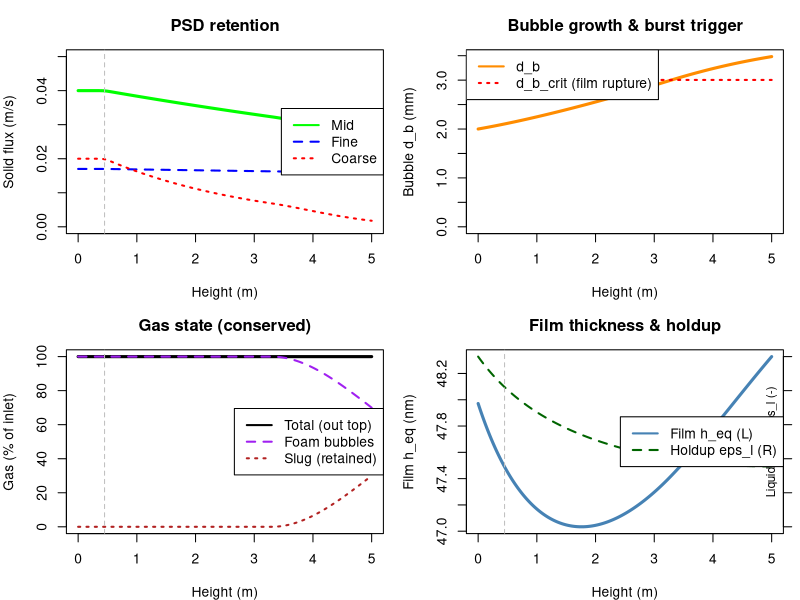

Write R code to recreate this figure.
library(deSolve)

# =====================================================================
# SCRIPT 1: PREFORMED-FOAM WASH COLUMN
#   decant pool (hindered settling) + plug foam + bubble population + gas state
#   + surfactant-driven film elasticity/drainage + T/P thermodynamic state
# =====================================================================
# Preformed, particle-loaded foam (no sparger) enters the base. Two zones split
# at the fixed decant depth H_pool. Properties (mu, rho_foam, d_p, d_b_in,
# d_sep) are passed down from the upstream unit.
#
# NEW in this version:
#  (1) HINDERED SETTLING (Richardson-Zaki) + KRIEGER-DOUGHERTY crowding: the
#      pool Stokes velocity is slowed by holdup, U = U_stokes * (1 - phi)^n_RZ,
#      AND by the local suspension viscosity. As liquid drains, solids
#      concentrate in the Plateau borders (local fraction eps_s/(eps_s+eps_l)),
#      so the effective viscosity mu_eff = mu(T) * (1 - phi_s/phi_smax)^(-2.5 phi_smax)
#      rises and further hinders settling. High local border viscosity is a real
#      retention mechanism, not just holdup.
#  (2) BUBBLE POPULATION: mean bubble size d_b(z) evolves by COALESCENCE
#      (grows, faster in dry/unstable foam) minus BREAKAGE (shear, restores
#      toward the inlet size). Coalescence is now damped by the SURFACTANT-set
#      film elasticity (see steps 1-3 below), not a hand-tuned constant.
#  (3) GAS STATE (no gas generated -- no sparger, no vent). Coalescence and
#      bubble bursting DO happen in the column, but the gas is NOT released
#      here: it stays in the column and is only let out in the DOWNSTREAM
#      open-atmosphere solids-concentration stage ("next up"). So the total
#      gas is CONSERVED and carried out the top -- what changes with height is
#      its STATE, not its amount. Bursting/coalescence convert dispersed foam
#      gas (J_g_foam) into large retained SLUG gas (J_g_slug); the slug gas
#      cannot escape until the next unit. Bursting still coarsens bubbles and
#      still dumps coarse particles (collapse loss tied to the burst rate).
#      Total gas out the top J_g_foam + J_g_slug == gas in the bottom.
#
# SURFACTANT / FILM CHAIN (de-lumps the old scalar film_stability):
#  step 1  Langmuir adsorption of c_surf -> surface excess Gamma; Szyszkowski
#          surface tension sigma(Gamma,T); Gibbs-Marangoni elasticity E_gibbs,
#          rolled off above the CMC by micelle buffering.
#  step 2  film_stability := E_gibbs / E_stab_ref  (normalized ~1 at baseline),
#          so surfactant type/dose -> elasticity -> coalescence & regime.
#  step 3  DRAINAGE is driven by the physical timescale tau_drain(mu(T),
#          surface mobility) toward an equilibrium holdup set by film stability,
#          replacing the hand-set tau_drain / eps_l_dry (now baseline anchors
#          scaled by dimensionless factors that are 1.0 at the baseline state).
#  T/P thermodynamic state: mu_cont(T) (Andrade), sigma(T), rho_gas(P,T) ideal
#          gas. Pressure sets gas density (and, upstream, d_b_in).
#
# States up z: Js_fine, Js_mid, Js_crs [m/s]; C_imp [%]; eps_l [-];
#              d_b [m]; J_g_foam, J_g_slug [m/s]; t_res [s].
# PLACEHOLDER kinetics calibrated to: residence ~1.5-2 h, top solids 3-7%.
# =====================================================================

GRAV <- 9.81

params <- c(
  H_total = 5.0, H_pool = 0.45, U_up = 8.0e-4,

  # --- UPSTREAM-PASSED PROPERTIES ---
  mu_cont = 2.0e-3, rho_liquid = 1050, rho_foam = 575, rho_p = 2500, rho_gas = 1.8,
  d_fine = 1.5e-5, d_mid = 8.0e-5, d_crs = 3.0e-4,
  d_b_in = 2.0e-3, d_sep = 4.5e-5, n_RZ = 4.65, phi_smax = 0.64,

  # --- FEED ---
  eps_l_in = 0.50, eps_s_in = 0.020, eps_g_in = 0.48,
  Js_fine_in = 0.017, Js_mid_in = 0.040, Js_crs_in = 0.020, C_imp_in = 100,

  # --- THERMODYNAMIC STATE (T/P) ---
  T_col = 298.15,         # column temperature [K]
  P_col = 1.5e5,          # column absolute pressure [Pa] (~1.5 bar; open-atmosphere is downstream)
  R_gas = 8.314,          # gas constant [J/mol/K]
  MW_gas = 0.029,         # gas molar mass [kg/mol]
  mu_ref = 2.0e-3,        # continuous-phase viscosity at T_ref [Pa s]
  T_ref = 298.15,         # reference temperature [K]
  E_visc = 1800,          # Andrade viscosity activation temp (B in exp(B/T)) [K]
  sigma_ref = 0.045,      # clean-solvent surface tension at T_ref [N/m]
  dsigma_dT = -1.5e-4,    # surface tension temperature coefficient [N/m/K]

  # --- SURFACTANT (step 1) ---
  c_surf = 5.0,           # bulk surfactant concentration [mol/m^3]
  Gamma_inf = 4.0e-6,     # Langmuir plateau surface excess [mol/m^2]
  K_ads = 2.0,            # Langmuir adsorption constant [m^3/mol]
  cmc = 6.0,              # critical micelle concentration [mol/m^3]
  K_mic = 1.0,            # micelle-buffering coeff above CMC [-]
  mu_surf = 1.0e-6,       # surface (dilational) viscosity [N s/m]
  mu_surf_ref = 1.0e-6,   # reference surface viscosity (mobility=1 at baseline) [N s/m]

  # --- FILM ELASTICITY -> STABILITY (step 2) ---
  E_stab_ref = 0.099,     # Gibbs elasticity that maps to film_stability = 1 [N/m]

  # --- FILM DRAINAGE (physical; step 3) ---
  eps_l_dry = 0.15,       # baseline equilibrium holdup anchor [-]
  tau_drain = 2000,       # baseline drainage timescale anchor [s]
  hold_exp = 0.6,         # sensitivity of equilibrium holdup to film stability [-]
  eps_g_pack = 0.74, blend_wz = 0.03,

  # --- FILM THICKNESS / PLATEAU-BORDER GEOMETRY (wired into drainage/holdup) ---
  A_ham = 1.0e-20,        # Hamaker constant [J]
  lambda_D = 1.0e-8,      # Debye length [m]
  Pi_charge = 1.0e4,      # electrostatic disjoining-pressure scale (x coverage) [Pa]
  c_pb = 0.20,            # Plateau-border radius coeff: r_pb = c_pb*d_b*sqrt(eps_l) [-]
  p_perm = 2.0,           # border-drainage permeability exponent (drainage ~ r_pb^2) [-]
  r_pb_ref = 2.69e-4,     # reference border radius (tau normalizer; baseline foam-zone mean) [m]
  h_eq_ref = 4.195e-8,    # reference equilibrium film thickness (holdup normalizer; baseline) [m]
  q_film = 0.5,           # equilibrium-holdup sensitivity to film thickness [-]

  # --- MIXER (up1) BUBBLE BIRTH: turbulent (Hinze) breakup sets d_b_in ---
  V_tip = 14.5,           # mixer tip speed [m/s] (baseline = highest / finest foam)
  V_tip_ref = 14.5,       # reference tip speed (d_b_in normalizer) [m/s]
  n_hinze = 1.2,          # Hinze tip-speed exponent (d_born ~ V_tip^-1.2) [-]

  # --- BUBBLE POPULATION (coalescence - breakage) ---
  K_coal = 1.3e-4,        # coalescence coeff [1/s] (grows d_b)
  K_break = 1.2e-4,       # breakage coeff [1/s] (restores toward d_b_in)
  # --- BURST TRIGGER (film rupture -> foam gas becomes slug) ---
  d_b_burst = 3.0e-3,     # baseline critical burst size (at baseline film state) [m]
  K_burst = 1.4e-3,       # burst-rate coeff [1/s] (foam->slug conversion, not a vent)
  a_fs = 1.0,             # critical-size sensitivity to film stability (elasticity) [-]
  a_sig = 1.0,            # critical-size sensitivity to surface tension [-]
  sigma_ref_film = 0.02122, # baseline film surface tension (normalizer) [N/m]
  n_visc = 1.0,           # burst sensitivity to viscosity (drainage speed) [-]
  mu_drain_ref = 2.0e-3,  # fixed reference viscosity for burst normalization [Pa s]
  k_armor = 2.0,          # solids-armoring stabilization (local content) [-]
  k_bridge = 0.5,         # coarse-particle film-bridging destabilization (local size) [-]
  K_bsink = 0.15,         # burst-driven mean-d_b reduction (removes coarsest bubbles) [-]
  d_b_cap = 2.0e-2,       # d_b cap used in border geometry (h_eq robustness) [m]
  h_eq_max = 2.0e-7,      # cap on reported equilibrium film thickness [m]
  k_wet = 0.06,           # collapse-wetting efficiency: bursting foam -> wetter holdup [-]

  # --- OSTWALD RIPENING (diagnostic only; not a dynamic term -- see report) ---
  k_perm_film = 1.0e-5,   # surfactant-film gas permeability [m/s] (very uncertain)
  He_gas = 0.03,          # dimensionless gas solubility (Ostwald coefficient) [-]

  # --- WASH ---
  wash_ratio = 0.5, k_drainage = 1.8e-3, channel_cv = 0.35, d_b_ref = 2.0e-3,

  # --- PARTICLE LOSS ---
  k_det_fine = 1.2e-5, k_det_mid = 6.0e-5, k_det_crs = 3.0e-4,   # detachment [1/s]
  k_burstloss_fine = 0.05, k_burstloss_mid = 0.30, k_burstloss_crs = 2.0, # burst dumps [-]

  # --- REGIME (film_stability is DERIVED from surfactant; see derive_state_props) ---
  film_stability = 1.0, load_sens = 1.0, plug_crit = 1.0
)

stokes  <- function(dRho, d, mu) dRho * GRAV * d^2 / (18 * mu)
rho_agg <- function(dp, db, rp, rg) (rp*dp^3 + rg*db^3) / (dp^3 + db^3)

# --- THERMODYNAMIC + SURFACTANT DERIVATION (steps 1-3, T/P) ----------------
# Turns raw inputs (T, P, surfactant, surface viscosity) into the effective
# closures the ODE uses. All dimensionless factors are 1.0 at the baseline
# state, so the baseline reproduces the previously calibrated column exactly.
derive_state_props <- function(p) {
  Tk <- p[["T_col"]]

  # T/P thermodynamic state
  mu_T      <- p[["mu_ref"]] * exp(p[["E_visc"]] * (1/Tk - 1/p[["T_ref"]]))   # Andrade
  rho_gas_T <- p[["P_col"]] * p[["MW_gas"]] / (p[["R_gas"]] * Tk)             # ideal gas
  sigma0_T  <- p[["sigma_ref"]] + p[["dsigma_dT"]] * (Tk - p[["T_ref"]])      # clean-solvent sigma(T)

  # step 1: Langmuir adsorption (monomer activity capped at the CMC)
  c_eff  <- min(p[["c_surf"]], p[["cmc"]])
  theta  <- p[["K_ads"]] * c_eff / (1 + p[["K_ads"]] * c_eff)
  theta  <- min(theta, 0.995)                              # keep sigma/E finite
  Gamma  <- p[["Gamma_inf"]] * theta
  sigma  <- sigma0_T + p[["R_gas"]] * Tk * p[["Gamma_inf"]] * log(1 - theta)  # Szyszkowski
  # Gibbs-Marangoni elasticity with micelle buffering above the CMC
  micelle_buffer <- 1 / (1 + p[["K_mic"]] * max(0, p[["c_surf"]] - p[["cmc"]]) / p[["cmc"]])
  E_gibbs <- p[["R_gas"]] * Tk * p[["Gamma_inf"]] * theta / (1 - theta) * micelle_buffer

  # step 2: elasticity -> film_stability (normalized ~1 at baseline)
  film_stab <- E_gibbs / p[["E_stab_ref"]]

  # MIXER (up1) BIRTH LAW: turbulent (Hinze) breakup sets the inlet bubble size.
  # d_born ~ (sigma/rho)^0.6 * eps^-0.4, dissipation eps ~ V_tip^3  =>
  # d_born ~ sigma^0.6 * V_tip^-1.2. Higher tip speed OR lower sigma (more
  # surfactant) -> finer born bubbles. Normalized so baseline (V_tip_ref,
  # baseline sigma) reproduces the calibrated d_b_in. NOTE: this couples up1 to
  # the column -- at high V_tip bubbles are born fine (<< d_b_crit) and the
  # film-rupture cliff never triggers, so surfactant has little leverage; at low
  # V_tip they are born near d_b_crit and surfactant becomes make-or-break
  # (reproduces the up1 Morris finding: surfactant tunable only at low speed).
  d_b_in_eff <- p[["d_b_in"]] * (p[["V_tip_ref"]] / p[["V_tip"]])^p[["n_hinze"]] *
                (sigma / p[["sigma_ref_film"]])^0.6
  p[["d_b_in"]] <- d_b_in_eff

  # step 3: drainage. Surface mobility (rigid/high surface viscosity -> slower).
  mobility      <- 0.5 * (1 + p[["mu_surf"]] / p[["mu_surf_ref"]])
  tau_drain_eff <- p[["tau_drain"]] * (mu_T / p[["mu_ref"]]) * mobility        # thicker/rigid -> slower

  # FILM THICKNESS -> EQUILIBRIUM HOLDUP: the foam stops draining where the
  # disjoining pressure the films can support balances the Plateau-border
  # capillary suction. Evaluate that balance at reference border geometry to
  # get the equilibrium film thickness h_eq_dry, and let a thicker equilibrium
  # film (stronger disjoining / lower sigma) hold a wetter foam. Normalized to
  # 1.0 at the baseline state, so the baseline equilibrium holdup is unchanged.
  r_pb_dry  <- p[["c_pb"]] * p[["d_b_in"]] * sqrt(p[["eps_l_dry"]])            # ref border radius
  P_c_dry   <- sigma / r_pb_dry                                               # capillary suction [Pa]
  Pi_e      <- p[["Pi_charge"]] * theta                                       # electrostatic scale [Pa]
  h_eq_dry  <- p[["lambda_D"]] * log(max(Pi_e / P_c_dry, 1 + 1e-9))           # eq film thickness [m]
  film_wet  <- h_eq_dry / p[["h_eq_ref"]]                                     # ~1 at baseline
  eps_l_dry_eff <- min(p[["eps_l_in"]],
                       p[["eps_l_dry"]] * film_stab^p[["hold_exp"]] * film_wet^p[["q_film"]])

  # overrides consumed by the ODE
  p[["mu_cont"]]        <- mu_T
  p[["rho_gas"]]        <- rho_gas_T
  p[["film_stability"]] <- film_stab
  p[["tau_drain"]]      <- tau_drain_eff
  p[["eps_l_dry"]]      <- eps_l_dry_eff

  # derived reporting quantities
  c(p, sigma_film = sigma, E_gibbs = E_gibbs, Gamma_surf = Gamma, theta_cov = theta,
       mu_cont_T = mu_T, mobility = mobility, h_eq_dry = h_eq_dry, film_wet = film_wet)
}

column_model_psd <- function(z, state, parameters) {
  with(as.list(c(state, parameters)), {

    load_rel <- (Js_fine + Js_mid + Js_crs) / (Js_fine_in + Js_mid_in + Js_crs_in)
    eps_s    <- eps_s_in * load_rel
    eps_g    <- 1 - eps_l - eps_s
    U <- U_up
    dt_res <- 1 / U
    foam_frac <- 1 / (1 + exp(-(z - H_pool) / blend_wz))

    # (1) KRIEGER-DOUGHERTY local viscosity: solids concentrated in the drained
    # border liquid raise the effective viscosity that resists settling.
    phi_cond <- eps_s / (eps_s + eps_l)                              # solids fraction in border liquid
    mu_eff   <- mu_cont * (1 - min(phi_cond, 0.999*phi_smax)/phi_smax)^(-2.5*phi_smax)

    # FILM THICKNESS / PLATEAU-BORDER GEOMETRY (local). d_b is bounded (d_b_cap)
    # in the geometry so a runaway mean diameter cannot make the border curvature
    # (and h_eq) blow up -- the burst d_b-sink below keeps d_b physical anyway.
    d_b_eff <- min(d_b, d_b_cap)
    r_pb   <- c_pb * d_b_eff * sqrt(max(eps_l, 1e-3))                # border radius [m]
    P_cap  <- sigma_film / r_pb                                      # capillary suction [Pa]
    Pi_bar <- Pi_charge * theta_cov                                  # disjoining barrier [Pa]
    h_eq   <- min(lambda_D * log(max(Pi_bar / P_cap, 1 + 1e-9)), h_eq_max)  # eq film thickness [m]

    # (2) BUBBLE POPULATION: coalescence (dry/unstable -> faster) - breakage
    coal_rate <- K_coal * (eps_g / eps_g_pack) / film_stability     # [1/s]

    # (3) BURST TRIGGER = FILM RUPTURE. The critical burst size is set by film
    # physics: weak films (low Gibbs elasticity) or high surface tension thin the
    # films and let smaller bubbles rupture, so d_b_crit shrinks -> burst sooner.
    # Rate is modulated by drainage speed (viscosity) and particle effects:
    #   - viscosity  : higher mu -> slower film drainage -> LESS burst
    #   - solids content : particles armor the film -> LESS burst
    #   - coarse-particle size : large particles bridge/rupture the film -> MORE burst
    d_b_crit <- d_b_burst * film_stability^a_fs * (sigma_ref_film / sigma_film)^a_sig
    M_visc   <- (mu_drain_ref / mu_cont)^n_visc                      # low mu -> faster drainage -> more burst
    M_armor  <- 1 / (1 + k_armor * phi_cond)                        # solids content armors film
    M_bridge <- 1 + k_bridge * (d_crs / max(d_b, d_b_in)) * (eps_s / eps_s_in)  # coarse bridging
    burst_rate <- K_burst * max(0, d_b - d_b_crit) / d_b_in * M_visc * M_armor * M_bridge

    # bursting removes the coarsest bubbles -> pulls the mean d_b back down, so
    # coarsening self-limits (bubbles burst before growing without bound).
    dd_b <- (coal_rate * d_b - K_break * (d_b - d_b_in) - K_bsink * burst_rate * d_b) / U

    burst_flux <- burst_rate * J_g_foam / U
    dJ_g_foam <- -burst_flux                                         # dispersed foam gas
    dJ_g_slug <-  burst_flux                                         # retained slug gas (out the top)

    # DRAINAGE: liquid drains through the Plateau-border network, whose
    # permeability scales with r_pb^2 -> wider borders (bigger bubbles / wetter
    # foam) drain FASTER. tau_local = tau_drain * (r_pb_ref/r_pb)^p_perm.
    # GAS -> HOLDUP: bursting collapses foam structure, so the freed film liquid
    # concentrates and the collapsing foam gets WETTER (source ~ burst x gas
    # present), counter-balanced by drainage -> bursting zones sit wetter.
    tau_local  <- tau_drain * (r_pb_ref / r_pb)^p_perm
    wet_source <- k_wet * burst_rate * eps_g                        # collapse wetting [1/s]
    deps_l <- (-(eps_l - eps_l_dry) / tau_local + wet_source) / U

    # (1) POOL decant with HINDERED settling (Richardson-Zaki) + KD viscosity
    phi <- 1 - eps_g                                                 # condensed holdup
    U_settle_sep <- stokes(rho_liquid - rho_foam, d_sep, mu_eff) * (1 - phi)^n_RZ
    dCimp_pool <- -(U_settle_sep / H_pool) * C_imp

    # POOL particle settling (aggregate; uses current d_b and crowded mu_eff)
    settle_loss <- function(dp) {
      d_agg <- (dp^3 + d_b^3)^(1/3)
      Uset  <- stokes(rho_agg(dp, d_b, rho_p, rho_gas) - rho_liquid, d_agg, mu_eff) * (1 - phi)^n_RZ
      max(0, Uset) / H_pool
    }
    sl_fine <- settle_loss(d_fine); sl_mid <- settle_loss(d_mid); sl_crs <- settle_loss(d_crs)

    # FOAM particle loss: detachment + BURST-driven collapse (dumps coarse)
    lf_fine <- k_det_fine + k_burstloss_fine * burst_rate
    lf_mid  <- k_det_mid  + k_burstloss_mid  * burst_rate
    lf_crs  <- k_det_crs  + k_burstloss_crs  * burst_rate

    dJs_fine <- -Js_fine * ((1-foam_frac)*sl_fine + foam_frac*lf_fine) / U
    dJs_mid  <- -Js_mid  * ((1-foam_frac)*sl_mid  + foam_frac*lf_mid ) / U
    dJs_crs  <- -Js_crs  * ((1-foam_frac)*sl_crs  + foam_frac*lf_crs ) / U

    # FOAM washing (channeling scales with current bubble size)
    flow_cv         <- 4 * channel_cv * (d_b / d_b_ref)
    Wash_Efficiency <- 1 / (1 + flow_cv^2)
    dCimp_foam <- -k_drainage * Wash_Efficiency * (wash_ratio/(wash_ratio+1)) * C_imp
    dCimp <- ((1-foam_frac)*dCimp_pool + foam_frac*dCimp_foam) / U

    list(c(dJs_fine, dJs_mid, dJs_crs, dCimp, deps_l, dd_b, dJ_g_foam, dJ_g_slug, dt_res),
         h_eq = h_eq, r_pb = r_pb, tau_local = tau_local,
         d_b_crit = d_b_crit, burst_rate = burst_rate)
  })
}

# --- helpers ---------------------------------------------------------------
regime_of <- function(z, load_rel, p) {
  if (z < p[["H_pool"]]) return("pool")
  idx <- p[["film_stability"]] / (p[["load_sens"]] * load_rel)
  if (idx >= p[["plug_crit"]]) "plug" else "snowglobe"
}
solve_column <- function(p) {
  s0 <- c(Js_fine=p[["Js_fine_in"]], Js_mid=p[["Js_mid_in"]], Js_crs=p[["Js_crs_in"]],
          C_imp=p[["C_imp_in"]], eps_l=p[["eps_l_in"]], d_b=p[["d_b_in"]],
          J_g_foam=p[["eps_g_in"]]*p[["U_up"]], J_g_slug=0, t_res=0)
  z <- seq(0, p[["H_total"]], by = 0.02)
  out <- as.data.frame(ode(s0, z, column_model_psd, p)); names(out)[1] <- "z"
  lr <- (out$Js_fine+out$Js_mid+out$Js_crs)/(p[["Js_fine_in"]]+p[["Js_mid_in"]]+p[["Js_crs_in"]])
  out$J_g_total <- out$J_g_foam + out$J_g_slug     # conserved: carried out the top
  out$eps_s <- p[["eps_s_in"]]*lr
  out$eps_g <- 1 - out$eps_l - out$eps_s
  out$solids_pct <- 100*out$eps_s/(out$eps_s+out$eps_l)
  out$regime <- vapply(seq_len(nrow(out)), function(i) regime_of(out$z[i], lr[i], p), character(1))
  out
}

# --- solve + report --------------------------------------------------------
dpar    <- derive_state_props(params)     # T/P + surfactant -> effective closures
out_psd <- solve_column(dpar)
t_pool <- approx(out_psd$z, out_psd$t_res, dpar[["H_pool"]])$y
t_tot  <- out_psd$t_res[nrow(out_psd)]
Jg_in  <- dpar[["eps_g_in"]]*dpar[["U_up"]]; Jg_out <- out_psd$J_g_total[nrow(out_psd)]
top <- out_psd[nrow(out_psd),]; ini <- out_psd[1,]

cat(sprintf("Thermo: T %.1f K, P %.2f bar | mu(T) %.2f mPa.s, rho_gas %.2f kg/m3, sigma %.1f mN/m\n",
            dpar[["T_col"]], dpar[["P_col"]]/1e5, dpar[["mu_cont"]]*1e3, dpar[["rho_gas"]], dpar[["sigma_film"]]*1e3))
cat(sprintf("Surfactant: c %.1f mol/m3 (CMC %.1f) -> coverage %.2f, Gibbs E %.0f mN/m -> film_stability %.2f\n",
            dpar[["c_surf"]], dpar[["cmc"]], dpar[["theta_cov"]], dpar[["E_gibbs"]]*1e3, dpar[["film_stability"]]))

# Film thickness / Plateau-border geometry (wired into drainage + holdup)
cat(sprintf("Film: eq. thickness h %.0f nm (sets holdup, wet-factor %.2f) | border r_pb %.0f->%.0f um up z\n",
            dpar[["h_eq_dry"]]*1e9, dpar[["film_wet"]], ini$r_pb*1e6, top$r_pb*1e6))
cat(sprintf("      drainage tau %.0f->%.0f s up z (wider borders drain faster) | eq. holdup %.3f\n",
            ini$tau_local, top$tau_local, dpar[["eps_l_dry"]]))

cat(sprintf("Mixer (up1): tip speed %.1f m/s -> born d_b_in %.2f mm (Hinze; sigma %.1f mN/m)\n",
            dpar[["V_tip"]], dpar[["d_b_in"]]*1e3, dpar[["sigma_film"]]*1e3))
cat(sprintf("Bubble size d_b: inlet %.2f mm -> top %.2f mm (coalescence, burst-limited)\n",
            dpar[["d_b_in"]]*1e3, top$d_b*1e3))
d_b_crit0 <- dpar[["d_b_burst"]] * dpar[["film_stability"]]^dpar[["a_fs"]] *
             (dpar[["sigma_ref_film"]]/dpar[["sigma_film"]])^dpar[["a_sig"]]
cat(sprintf("Burst trigger: film-rupture critical size d_b_crit %.2f mm (film_stab %.2f, sigma %.1f mN/m)\n",
            d_b_crit0*1e3, dpar[["film_stability"]], dpar[["sigma_film"]]*1e3))
cat(sprintf("GAS balance (conserved, no vent): in %.2e -> out %.2e m/s => carried out top %.0f%%\n",
            Jg_in, Jg_out, 100*Jg_out/Jg_in))
cat(sprintf("  gas state at top: foam bubbles %.0f%% + retained slug %.0f%% (slug released next unit up)\n",
            100*top$J_g_foam/Jg_in, 100*top$J_g_slug/Jg_in))
cat(sprintf("Residence: pool %.2f h + foam %.2f h = %.2f h\n",
            t_pool/3600, (t_tot-t_pool)/3600, t_tot/3600))
cat(sprintf("Solids: inlet %.1f%% -> top %.1f%% | plug %.0f%%\n",
            ini$solids_pct, top$solids_pct, 100*mean(out_psd$regime=="plug")))
cat(sprintf("Retention: fine=%.0f%% mid=%.0f%% coarse=%.0f%% | impurity %.0f->%.1f%%\n",
            100*top$Js_fine/ini$Js_fine, 100*top$Js_mid/ini$Js_mid,
            100*top$Js_crs/ini$Js_crs, ini$C_imp, top$C_imp))

# =====================================================================
# MASS BALANCE / CONSISTENCY CHECK
# Each solid flux Js is a superficial throughput [m/s]; in - out = losses by
# construction, so this both closes the balance and splits WHERE solids go
# (pool settling below H_pool vs foam detachment/burst above it).
# =====================================================================
cat("\n--- MASS BALANCE ---\n")
# (a) gas: foam + slug must equal the inlet gas flux (no source/sink)
gas_resid <- (top$J_g_foam + top$J_g_slug - Jg_in) / Jg_in
cat(sprintf("Gas: J_foam+J_slug = %.4e vs inlet %.4e  => closure error %.2e (should be ~0)\n",
            top$J_g_foam + top$J_g_slug, Jg_in, gas_resid))
# (b) solids per class, split pool (z<H_pool) vs foam (z>=H_pool)
solid_bal <- function(nm) {
  Jin  <- ini[[nm]]; Jtop <- top[[nm]]
  Jhp  <- approx(out_psd$z, out_psd[[nm]], dpar[["H_pool"]])$y
  pool <- (Jin - Jhp) / Jin; foam <- (Jhp - Jtop) / Jin; ret <- Jtop / Jin
  cat(sprintf("  %-5s retained %5.1f%% | lost: pool-settle %5.1f%% + foam(detach/burst) %5.1f%% | closure %+.1e\n",
              sub("Js_", "", nm), 100*ret, 100*pool, 100*foam, ret + pool + foam - 1))
  c(ret = ret, pool = pool, foam = foam)
}
invisible(lapply(c("Js_fine", "Js_mid", "Js_crs"), solid_bal))
tot_in  <- ini$Js_fine + ini$Js_mid + ini$Js_crs
tot_top <- top$Js_fine + top$Js_mid + top$Js_crs
cat(sprintf("  TOTAL solids retained %.1f%% / lost %.1f%%\n", 100*tot_top/tot_in, 100*(1-tot_top/tot_in)))
# (c) liquid holdup balance: inlet vs carried out the top; net = drained to pool
liq_drained <- (ini$eps_l - top$eps_l) / ini$eps_l
cat(sprintf("Liquid: holdup %.3f (in) -> %.3f (top); net drained to pool %.0f%% of inlet liquid\n",
            ini$eps_l, top$eps_l, 100*liq_drained))
# (d) impurity removed
cat(sprintf("Impurity: %.0f%% removed (washed), %.0f%% carried over\n",
            100*(ini$C_imp - top$C_imp)/ini$C_imp, 100*top$C_imp/ini$C_imp))

# =====================================================================
# OSTWALD RIPENING DIAGNOSTIC (is disproportionation worth modelling?)
# Compare the ripening time-scale to residence and to the coalescence time.
# tau_OR ~ (d_b/6) / (k_perm * He * dP/P), dP = 4*sigma/d_b (Laplace).
# =====================================================================
db_ripe   <- top$d_b
dP_lap    <- 4 * dpar[["sigma_film"]] / db_ripe
tau_OR    <- (db_ripe / 6) / (dpar[["k_perm_film"]] * dpar[["He_gas"]] * dP_lap / dpar[["P_col"]])
coal_rate_top <- dpar[["K_coal"]] * ((1 - top$eps_l - top$eps_s) / dpar[["eps_g_pack"]]) / dpar[["film_stability"]]
tau_coal  <- 1 / coal_rate_top
cat(sprintf("\n--- OSTWALD RIPENING CHECK ---\n"))
cat(sprintf("tau_ripen ~ %.2f h  vs  residence %.2f h  vs  coalescence %.2f h\n",
            tau_OR/3600, t_tot/3600, tau_coal/3600))
cat(sprintf("=> ripening is %s (Da_ripen = residence/tau_ripen = %.2f; add it only if >~0.3)\n",
            ifelse(t_tot/tau_OR > 0.3, "SIGNIFICANT - consider adding (needs a size distribution)",
                   "negligible vs coalescence/residence - skip for now"), t_tot/tau_OR))

# =====================================================================
# PLOTS
# =====================================================================
par(mfrow = c(2, 2), mar = c(4, 4, 3, 1))
plot(out_psd$z, out_psd$Js_mid, type="l", col="green", lwd=3, ylim=c(0,0.05),
     ylab="Solid flux (m/s)", xlab="Height (m)", main="PSD retention")
lines(out_psd$z, out_psd$Js_fine, col="blue", lwd=2, lty=2)
lines(out_psd$z, out_psd$Js_crs,  col="red",  lwd=2, lty=3)
abline(v=dpar[["H_pool"]], col="gray", lty=2)
legend("right", legend=c("Mid","Fine","Coarse"), col=c("green","blue","red"), lty=c(1,2,3), lwd=2)

plot(out_psd$z, out_psd$d_b*1e3, type="l", col="darkorange", lwd=3,
     ylim=c(0, max(out_psd$d_b*1e3, out_psd$d_b_crit*1e3)),
     ylab="Bubble d_b (mm)", xlab="Height (m)", main="Bubble growth & burst trigger")
lines(out_psd$z, out_psd$d_b_crit*1e3, col="red", lwd=2, lty=3)
legend("topleft", legend=c("d_b","d_b_crit (film rupture)"),
       col=c("darkorange","red"), lty=c(1,3), lwd=2)

plot(out_psd$z, out_psd$J_g_total/Jg_in*100, type="l", col="black", lwd=3, ylim=c(0,100),
     ylab="Gas (% of inlet)", xlab="Height (m)", main="Gas state (conserved)")
lines(out_psd$z, out_psd$J_g_foam/Jg_in*100, col="purple",    lwd=2, lty=2)
lines(out_psd$z, out_psd$J_g_slug/Jg_in*100, col="firebrick", lwd=2, lty=3)
abline(v=dpar[["H_pool"]], col="gray", lty=2)
legend("right", legend=c("Total (out top)","Foam bubbles","Slug (retained)"),
       col=c("black","purple","firebrick"), lty=c(1,2,3), lwd=2)

# Film thickness (wired into drainage/holdup) + liquid holdup
plot(out_psd$z, out_psd$h_eq*1e9, type="l", col="steelblue", lwd=3,
     ylab="Film h_eq (nm)", xlab="Height (m)", main="Film thickness & holdup")
par(new=TRUE)
plot(out_psd$z, out_psd$eps_l, type="l", col="darkgreen", lwd=2, lty=2,
     axes=FALSE, xlab="", ylab="", ylim=c(0, max(out_psd$eps_l)))
axis(4); mtext("Liquid holdup eps_l (-)", side=4, line=-1.3, cex=0.7)
abline(v=dpar[["H_pool"]], col="gray", lty=2)
legend("right", legend=c("Film h_eq (L)","Holdup eps_l (R)"),
       col=c("steelblue","darkgreen"), lty=c(1,2), lwd=2)
